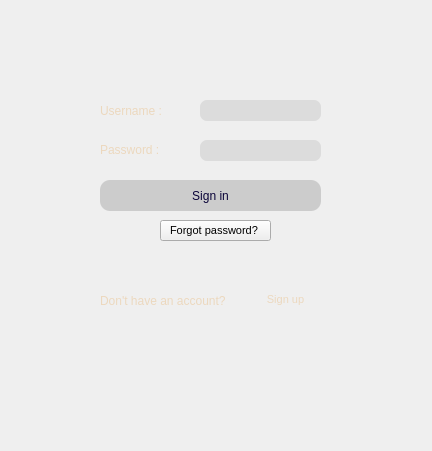
<?xml version="1.0" encoding="UTF-8"?>
<ui version="4.0">
 <class>MainWindow</class>
 <widget class="QMainWindow" name="MainWindow">
  <property name="windowModality">
   <enum>Qt::ApplicationModal</enum>
  </property>
  <property name="enabled">
   <bool>true</bool>
  </property>
  <property name="geometry">
   <rect>
    <x>0</x>
    <y>0</y>
    <width>432</width>
    <height>451</height>
   </rect>
  </property>
  <property name="windowTitle">
   <string>MainWindow</string>
  </property>
  <property name="windowOpacity">
   <double>8.000000000000000</double>
  </property>
  <property name="tabShape">
   <enum>QTabWidget::Rounded</enum>
  </property>
  <property name="unifiedTitleAndToolBarOnMac">
   <bool>false</bool>
  </property>
  <widget class="QWidget" name="centralwidget">
   <widget class="QPushButton" name="SignInButton">
    <property name="enabled">
     <bool>false</bool>
    </property>
    <property name="geometry">
     <rect>
      <x>100</x>
      <y>180</y>
      <width>221</width>
      <height>31</height>
     </rect>
    </property>
    <property name="styleSheet">
     <string notr="true">QPushButton{
border-radius:10px;
color: rgb(11, 4, 57);
background-color: rgb(204, 204, 204);
}
QPushButton:hover {
	;
	background-color: rgb(222, 255, 131);
    }
</string>
    </property>
    <property name="text">
     <string>Sign in</string>
    </property>
   </widget>
   <widget class="QLineEdit" name="usernameLineEdit">
    <property name="geometry">
     <rect>
      <x>200</x>
      <y>100</y>
      <width>121</width>
      <height>21</height>
     </rect>
    </property>
    <property name="styleSheet">
     <string notr="true">border-radius:7px;
background-color: #DCDCDC;</string>
    </property>
   </widget>
   <widget class="QLineEdit" name="passwordLineEdit">
    <property name="geometry">
     <rect>
      <x>200</x>
      <y>140</y>
      <width>121</width>
      <height>21</height>
     </rect>
    </property>
    <property name="styleSheet">
     <string notr="true">border-radius:7px;
background-color: #DCDCDC;</string>
    </property>
    <property name="echoMode">
     <enum>QLineEdit::Password</enum>
    </property>
   </widget>
   <widget class="QLabel" name="usernameLabel">
    <property name="geometry">
     <rect>
      <x>100</x>
      <y>100</y>
      <width>81</width>
      <height>21</height>
     </rect>
    </property>
    <property name="styleSheet">
     <string notr="true">color: #ECD8BE;</string>
    </property>
    <property name="text">
     <string>Username :</string>
    </property>
   </widget>
   <widget class="QLabel" name="passwordLabel">
    <property name="geometry">
     <rect>
      <x>100</x>
      <y>140</y>
      <width>81</width>
      <height>20</height>
     </rect>
    </property>
    <property name="styleSheet">
     <string notr="true">color: #ECD8BE;</string>
    </property>
    <property name="text">
     <string>Password :</string>
    </property>
   </widget>
   <widget class="QLabel" name="SignUpMessageLabel">
    <property name="geometry">
     <rect>
      <x>100</x>
      <y>290</y>
      <width>161</width>
      <height>21</height>
     </rect>
    </property>
    <property name="styleSheet">
     <string notr="true">color: #ECD8BE;</string>
    </property>
    <property name="text">
     <string>Don't have an account? </string>
    </property>
   </widget>
   <widget class="QPushButton" name="SignUpButton">
    <property name="geometry">
     <rect>
      <x>260</x>
      <y>287</y>
      <width>51</width>
      <height>24</height>
     </rect>
    </property>
    <property name="font">
     <font>
      <pointsize>8</pointsize>
     </font>
    </property>
    <property name="styleSheet">
     <string notr="true">
QPushButton{border:none;
color: #ECD8BE;
}
QPushButton:hover {
	
	color: rgb(255, 255, 52);
    }
</string>
    </property>
    <property name="text">
     <string>Sign up</string>
    </property>
   </widget>
   <widget class="QPushButton" name="forgotPasswordButton">
    <property name="geometry">
     <rect>
      <x>160</x>
      <y>220</y>
      <width>111</width>
      <height>21</height>
     </rect>
    </property>
    <property name="font">
     <font>
      <pointsize>8</pointsize>
     </font>
    </property>
    <property name="styleSheet">
     <string notr="true">border:none;
color: #ECD8BE;
QPushButton::hover {
color: rgb(228, 255, 179);
}
</string>
    </property>
    <property name="text">
     <string>Forgot password? </string>
    </property>
   </widget>
   <widget class="QPushButton" name="eyeButton">
    <property name="geometry">
     <rect>
      <x>330</x>
      <y>140</y>
      <width>31</width>
      <height>21</height>
     </rect>
    </property>
    <property name="styleSheet">
     <string notr="true">image: url(:/chesh/show-password.png);
border-color: rgb(255, 255, 255);

border-radius:5px;</string>
    </property>
    <property name="text">
     <string/>
    </property>
    <property name="checkable">
     <bool>true</bool>
    </property>
   </widget>
   <widget class="QLabel" name="label">
    <property name="geometry">
     <rect>
      <x>-120</x>
      <y>0</y>
      <width>671</width>
      <height>451</height>
     </rect>
    </property>
    <property name="styleSheet">
     <string notr="true">image: url(:/back/back.png)</string>
    </property>
    <property name="text">
     <string/>
    </property>
   </widget>
   <widget class="QLabel" name="label_2">
    <property name="geometry">
     <rect>
      <x>180</x>
      <y>10</y>
      <width>71</width>
      <height>71</height>
     </rect>
    </property>
    <property name="styleSheet">
     <string notr="true">image: url(:/per/pe.png);</string>
    </property>
    <property name="text">
     <string/>
    </property>
   </widget>
   <zorder>label</zorder>
   <zorder>SignInButton</zorder>
   <zorder>usernameLineEdit</zorder>
   <zorder>passwordLineEdit</zorder>
   <zorder>usernameLabel</zorder>
   <zorder>passwordLabel</zorder>
   <zorder>SignUpMessageLabel</zorder>
   <zorder>SignUpButton</zorder>
   <zorder>forgotPasswordButton</zorder>
   <zorder>eyeButton</zorder>
   <zorder>label_2</zorder>
  </widget>
 </widget>
 <tabstops>
  <tabstop>usernameLineEdit</tabstop>
  <tabstop>passwordLineEdit</tabstop>
  <tabstop>forgotPasswordButton</tabstop>
  <tabstop>SignUpButton</tabstop>
  <tabstop>SignInButton</tabstop>
 </tabstops>
 <resources/>
 <connections/>
</ui>
